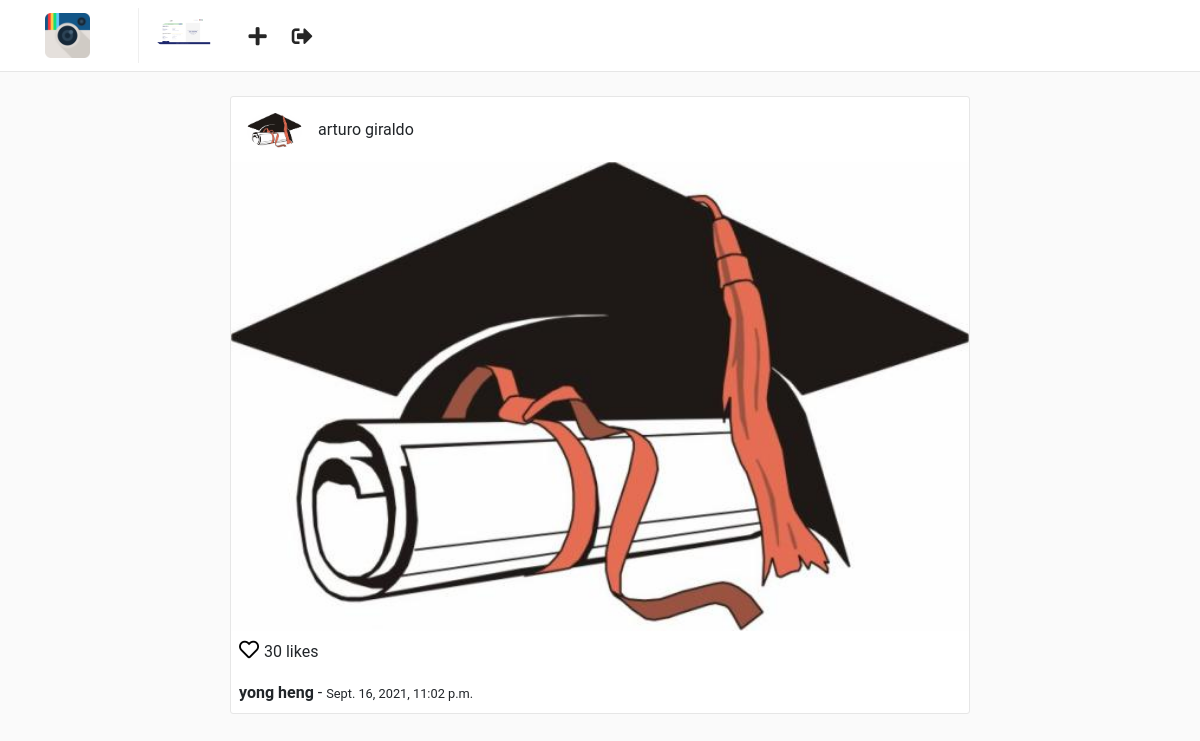
Screenshot of /posts/29 (signed in) with the database file from the repository.
### user/models.py (models this page shows, shortened)
class Profile(models.Model):
    user = models.OneToOneField(User, on_delete=models.CASCADE)
    website = models.URLField(max_length=200, blank=True)
    biography = models.TextField(blank=True)
    phone_number=models.CharField(max_length=20,blank=True)
    posts_count = models.PositiveIntegerField(default=0)
    followers = models.PositiveIntegerField(default=0)
    following = models.PositiveIntegerField(default=0)
    picture = models.ImageField(
        upload_to='user/pictures',
        blank=True,
        null=True
        )
    created = models.DateTimeField(auto_now_add=True)
    modified = models.DateTimeField(auto_now=True)

### posts/models.py (models this page shows, shortened)
class Posts(models.Model):
    user = models.ForeignKey(User, on_delete=models.CASCADE)
    profile = models.ForeignKey(Profile, on_delete=models.CASCADE)
    title = models.CharField(max_length=255)
    photo = models.ImageField(upload_to='posts/photo')
    created = models.DateTimeField(auto_now_add=True)
    modified = models.DateTimeField(auto_now=True)
    class Meta:
        verbose_name = 'Post'

### posts/views.py (the view)
class PostDetailView(LoginRequiredMixin, DetailView):
    template_name = 'posts/detail.html'
    queryset = Posts.objects.all()
    context_object_name = 'post'

### templates/posts/detail.html (shortened to what this page needs)
{% extends "base.html" %}
{% block container %}
    <div class="container">
        <div class="row">
            {% include "posts/post_card.html" %}
        </div>
    </div>
{% endblock %}

### templates/nav.html
{% load static %}
<nav class="navbar navbar-expand-lg fixed-top" id="main-navbar">
    <div class="container">
        <a class="navbar-brand pr-5" style="border-right: 1px solid #efefef;" href="{% url "posts:feed" %}">
            <img src="{% static "img/instagram.png" %}" height="45" class="d-inline-block align-top"/>
        </a>
        <div class="collapse navbar-collapse">
            <ul class="navbar-nav mr-auto">
                <li class="nav-item">
                    <a href="{% url "users:detail" request.user.username %}">
                        {% if request.user.profile.picture %}
                            <img src="{{ request.user.profile.picture.url }}" height="35" class="d-inline-block align-top rounded-circle"/>
                        {% else %}
                            <img src="{% static 'img/default-profile.png' %}" height="35" class="d-inline-block align-top rounded-circle"/>
                        {% endif %}
                    </a>
                </li>
                <li class="nav-item nav-icon">
                    <a href="{% url "posts:create" %}">
                        <i class="fas fa-plus"></i>
                    </a>
                </li>
                <li class="nav-item nav-icon">
                    <a href="{% url "users:logout" %}">
                        <i class="fas fa-sign-out-alt"></i>
                    </a>
                </li>
            </ul>
        </div>
    </div>
</nav>

### templates/posts/post_card.html
<div class="col-sm-12 col-md-8 offset-md-2 mt-5 p-0 post-container">
    <div class="media pt-3 pl-3 pb-1">
        <a href="{% url "users:detail" post.user.username %}">
            <img class="mr-3 rounded-circle" height="35" src="{{ post.profile.picture.url }}" alt="{{ post.user.get_full_name }}">
        </a>
        <div class="media-body">
            <p style="margin-top: 5px;">{{ post.user.get_full_name  }}</p>
        </div>
    </div>
    <img style="width: 100%;" src="{{ post.photo.url }}" alt="{{ post.title }}">
    <p class="mt-1 ml-2" >
        <a href="{% url "posts:likes" post.pk %}" style="color: #000; font-size: 20px;">
            <i class="far fa-heart"></i>
        </a> 30 likes
    </p>
    <p class="ml-2 mt-0 mb-2">
        <b>{{ post.title }}</b> - <small>{{ post.created }}</small>
    </p>
</div>

### static/css/main.css (style rules this page uses)
html, body { background: #fafafa; height: 100%; width: 100%; font-family: 'Roboto', sans-serif; }
#main-navbar { background: #fff; border-bottom: 1px solid rgba(0,0,0,.0975); }
.post-container { background: #fff; border: 1px solid #e6e6e6; border-radius: 3px; }
.nav-icon a { color: #262626; font-size: 1.3em; display: block; margin-top: .2em; margin-left: 1.2em; font-weight: 100; }

### rows the page displays
Posts: profile.picture (picture), user.get_full_name "arturo giraldo", photo (picture), title "yong heng", created "Sept. 16, 2021, 11:02 p.m."
